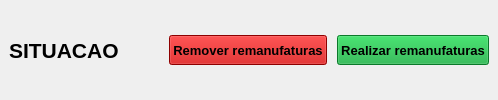
       <widget class="QFrame" name="frame_botoes">
        <layout class="QHBoxLayout" name="frame_buttonsLayout">
         <property name="spacing">
          <number>10</number>
         </property>
         <property name="leftMargin">
          <number>9</number>
         </property>
         <property name="topMargin">
          <number>9</number>
         </property>
         <property name="rightMargin">
          <number>9</number>
         </property>
         <property name="bottomMargin">
          <number>9</number>
         </property>
         <item>
          <widget class="QLabel" name="label_situacao">
           <property name="font">
            <font>
             <pointsize>16</pointsize>
             <weight>75</weight>
             <bold>true</bold>
            </font>
           </property>
           <property name="toolTip">
            <string>Apenas podem ser realizadas remanufaturas na situação &quot;Cadastrada&quot;.
Remanufaturas em outras situações não podem ser alteradas</string>
           </property>
           <property name="toolTipDuration">
            <number>10000</number>
           </property>
           <property name="text">
            <string>SITUACAO</string>
           </property>
          </widget>
         </item>
         <item>
          <spacer name="horizontalSpacer_2">
           <property name="orientation">
            <enum>Qt::Horizontal</enum>
           </property>
           <property name="sizeHint" stdset="0">
            <size>
             <width>40</width>
             <height>20</height>
            </size>
           </property>
          </spacer>
         </item>
         <item>
          <widget class="QPushButton" name="pushButton_limpar">
           <property name="minimumSize">
            <size>
             <width>0</width>
             <height>30</height>
            </size>
           </property>
           <property name="palette">
            <palette>
             <active>
              <colorrole role="WindowText">
               <brush brushstyle="SolidPattern">
                <color alpha="255">
                 <red>0</red>
                 <green>0</green>
                 <blue>0</blue>
                </color>
               </brush>
              </colorrole>
              <colorrole role="Button">
               <brush brushstyle="SolidPattern">
                <color alpha="255">
                 <red>197</red>
                 <green>0</green>
                 <blue>0</blue>
                </color>
               </brush>
              </colorrole>
              <colorrole role="Light">
               <brush brushstyle="SolidPattern">
                <color alpha="255">
                 <red>255</red>
                 <green>40</green>
                 <blue>40</blue>
                </color>
               </brush>
              </colorrole>
              <colorrole role="Midlight">
               <brush brushstyle="SolidPattern">
                <color alpha="255">
                 <red>226</red>
                 <green>20</green>
                 <blue>20</blue>
                </color>
               </brush>
              </colorrole>
              <colorrole role="Dark">
               <brush brushstyle="SolidPattern">
                <color alpha="255">
                 <red>98</red>
                 <green>0</green>
                 <blue>0</blue>
                </color>
               </brush>
              </colorrole>
              <colorrole role="Mid">
               <brush brushstyle="SolidPattern">
                <color alpha="255">
                 <red>131</red>
                 <green>0</green>
                 <blue>0</blue>
                </color>
               </brush>
              </colorrole>
              <colorrole role="Text">
               <brush brushstyle="SolidPattern">
                <color alpha="255">
                 <red>0</red>
                 <green>0</green>
                 <blue>0</blue>
                </color>
               </brush>
              </colorrole>
              <colorrole role="BrightText">
               <brush brushstyle="SolidPattern">
                <color alpha="255">
                 <red>255</red>
                 <green>255</green>
                 <blue>255</blue>
                </color>
               </brush>
              </colorrole>
              <colorrole role="ButtonText">
               <brush brushstyle="SolidPattern">
                <color alpha="255">
                 <red>0</red>
                 <green>0</green>
                 <blue>0</blue>
                </color>
               </brush>
              </colorrole>
              <colorrole role="Base">
               <brush brushstyle="SolidPattern">
                <color alpha="255">
                 <red>255</red>
                 <green>255</green>
                 <blue>255</blue>
                </color>
               </brush>
              </colorrole>
              <colorrole role="Window">
               <brush brushstyle="SolidPattern">
                <color alpha="255">
                 <red>197</red>
                 <green>0</green>
                 <blue>0</blue>
                </color>
               </brush>
              </colorrole>
              <colorrole role="Shadow">
               <brush brushstyle="SolidPattern">
                <color alpha="255">
                 <red>0</red>
                 <green>0</green>
                 <blue>0</blue>
                </color>
               </brush>
              </colorrole>
              <colorrole role="AlternateBase">
               <brush brushstyle="SolidPattern">
                <color alpha="255">
                 <red>226</red>
                 <green>127</green>
                 <blue>127</blue>
                </color>
               </brush>
              </colorrole>
              <colorrole role="ToolTipBase">
               <brush brushstyle="SolidPattern">
                <color alpha="255">
                 <red>255</red>
                 <green>255</green>
                 <blue>220</blue>
                </color>
               </brush>
              </colorrole>
              <colorrole role="ToolTipText">
               <brush brushstyle="SolidPattern">
                <color alpha="255">
                 <red>0</red>
                 <green>0</green>
                 <blue>0</blue>
                </color>
               </brush>
              </colorrole>
              <colorrole role="PlaceholderText">
               <brush brushstyle="SolidPattern">
                <color alpha="128">
                 <red>0</red>
                 <green>0</green>
                 <blue>0</blue>
                </color>
               </brush>
              </colorrole>
             </active>
             <inactive>
              <colorrole role="WindowText">
               <brush brushstyle="SolidPattern">
                <color alpha="255">
                 <red>0</red>
                 <green>0</green>
                 <blue>0</blue>
                </color>
               </brush>
              </colorrole>
              <colorrole role="Button">
               <brush brushstyle="SolidPattern">
                <color alpha="255">
                 <red>197</red>
                 <green>0</green>
                 <blue>0</blue>
                </color>
               </brush>
              </colorrole>
              <colorrole role="Light">
               <brush brushstyle="SolidPattern">
                <color alpha="255">
                 <red>255</red>
                 <green>40</green>
                 <blue>40</blue>
                </color>
               </brush>
              </colorrole>
              <colorrole role="Midlight">
               <brush brushstyle="SolidPattern">
                <color alpha="255">
                 <red>226</red>
                 <green>20</green>
                 <blue>20</blue>
                </color>
               </brush>
              </colorrole>
              <colorrole role="Dark">
               <brush brushstyle="SolidPattern">
                <color alpha="255">
                 <red>98</red>
                 <green>0</green>
                 <blue>0</blue>
                </color>
               </brush>
              </colorrole>
              <colorrole role="Mid">
               <brush brushstyle="SolidPattern">
                <color alpha="255">
                 <red>131</red>
                 <green>0</green>
                 <blue>0</blue>
                </color>
               </brush>
              </colorrole>
              <colorrole role="Text">
               <brush brushstyle="SolidPattern">
                <color alpha="255">
                 <red>0</red>
                 <green>0</green>
                 <blue>0</blue>
                </color>
               </brush>
              </colorrole>
              <colorrole role="BrightText">
               <brush brushstyle="SolidPattern">
                <color alpha="255">
                 <red>255</red>
                 <green>255</green>
                 <blue>255</blue>
                </color>
               </brush>
              </colorrole>
              <colorrole role="ButtonText">
               <brush brushstyle="SolidPattern">
                <color alpha="255">
                 <red>0</red>
                 <green>0</green>
                 <blue>0</blue>
                </color>
               </brush>
              </colorrole>
              <colorrole role="Base">
               <brush brushstyle="SolidPattern">
                <color alpha="255">
                 <red>255</red>
                 <green>255</green>
                 <blue>255</blue>
                </color>
               </brush>
              </colorrole>
              <colorrole role="Window">
               <brush brushstyle="SolidPattern">
                <color alpha="255">
                 <red>197</red>
                 <green>0</green>
                 <blue>0</blue>
                </color>
               </brush>
              </colorrole>
              <colorrole role="Shadow">
               <brush brushstyle="SolidPattern">
                <color alpha="255">
                 <red>0</red>
                 <green>0</green>
                 <blue>0</blue>
                </color>
               </brush>
              </colorrole>
              <colorrole role="AlternateBase">
               <brush brushstyle="SolidPattern">
                <color alpha="255">
                 <red>226</red>
                 <green>127</green>
                 <blue>127</blue>
                </color>
               </brush>
              </colorrole>
              <colorrole role="ToolTipBase">
               <brush brushstyle="SolidPattern">
                <color alpha="255">
                 <red>255</red>
                 <green>255</green>
                 <blue>220</blue>
                </color>
               </brush>
              </colorrole>
              <colorrole role="ToolTipText">
               <brush brushstyle="SolidPattern">
                <color alpha="255">
                 <red>0</red>
                 <green>0</green>
                 <blue>0</blue>
                </color>
               </brush>
              </colorrole>
              <colorrole role="PlaceholderText">
               <brush brushstyle="SolidPattern">
                <color alpha="128">
                 <red>0</red>
                 <green>0</green>
                 <blue>0</blue>
                </color>
               </brush>
              </colorrole>
             </inactive>
             <disabled>
              <colorrole role="WindowText">
               <brush brushstyle="SolidPattern">
                <color alpha="255">
                 <red>98</red>
                 <green>0</green>
                 <blue>0</blue>
                </color>
               </brush>
              </colorrole>
              <colorrole role="Button">
               <brush brushstyle="SolidPattern">
                <color alpha="255">
                 <red>197</red>
                 <green>0</green>
                 <blue>0</blue>
                </color>
               </brush>
              </colorrole>
              <colorrole role="Light">
               <brush brushstyle="SolidPattern">
                <color alpha="255">
                 <red>255</red>
                 <green>40</green>
                 <blue>40</blue>
                </color>
               </brush>
              </colorrole>
              <colorrole role="Midlight">
               <brush brushstyle="SolidPattern">
                <color alpha="255">
                 <red>226</red>
                 <green>20</green>
                 <blue>20</blue>
                </color>
               </brush>
              </colorrole>
              <colorrole role="Dark">
               <brush brushstyle="SolidPattern">
                <color alpha="255">
                 <red>98</red>
                 <green>0</green>
                 <blue>0</blue>
                </color>
               </brush>
              </colorrole>
              <colorrole role="Mid">
               <brush brushstyle="SolidPattern">
                <color alpha="255">
                 <red>131</red>
                 <green>0</green>
                 <blue>0</blue>
                </color>
               </brush>
              </colorrole>
              <colorrole role="Text">
               <brush brushstyle="SolidPattern">
                <color alpha="255">
                 <red>98</red>
                 <green>0</green>
                 <blue>0</blue>
                </color>
               </brush>
              </colorrole>
              <colorrole role="BrightText">
               <brush brushstyle="SolidPattern">
                <color alpha="255">
                 <red>255</red>
                 <green>255</green>
                 <blue>255</blue>
                </color>
               </brush>
              </colorrole>
              <colorrole role="ButtonText">
               <brush brushstyle="SolidPattern">
                <color alpha="255">
                 <red>98</red>
                 <green>0</green>
                 <blue>0</blue>
                </color>
               </brush>
              </colorrole>
              <colorrole role="Base">
               <brush brushstyle="SolidPattern">
                <color alpha="255">
                 <red>197</red>
                 <green>0</green>
                 <blue>0</blue>
                </color>
               </brush>
              </colorrole>
              <colorrole role="Window">
               <brush brushstyle="SolidPattern">
                <color alpha="255">
                 <red>197</red>
                 <green>0</green>
                 <blue>0</blue>
                </color>
               </brush>
              </colorrole>
              <colorrole role="Shadow">
               <brush brushstyle="SolidPattern">
                <color alpha="255">
                 <red>0</red>
                 <green>0</green>
                 <blue>0</blue>
                </color>
               </brush>
              </colorrole>
              <colorrole role="AlternateBase">
               <brush brushstyle="SolidPattern">
                <color alpha="255">
                 <red>197</red>
                 <green>0</green>
                 <blue>0</blue>
                </color>
               </brush>
              </colorrole>
              <colorrole role="ToolTipBase">
               <brush brushstyle="SolidPattern">
                <color alpha="255">
                 <red>255</red>
                 <green>255</green>
                 <blue>220</blue>
                </color>
               </brush>
              </colorrole>
              <colorrole role="ToolTipText">
               <brush brushstyle="SolidPattern">
                <color alpha="255">
                 <red>0</red>
                 <green>0</green>
                 <blue>0</blue>
                </color>
               </brush>
              </colorrole>
              <colorrole role="PlaceholderText">
               <brush brushstyle="SolidPattern">
                <color alpha="128">
                 <red>0</red>
                 <green>0</green>
                 <blue>0</blue>
                </color>
               </brush>
              </colorrole>
             </disabled>
            </palette>
           </property>
           <property name="font">
            <font>
             <pointsize>10</pointsize>
             <weight>75</weight>
             <bold>true</bold>
            </font>
           </property>
           <property name="text">
            <string>Remover remanufaturas</string>
           </property>
           <property name="iconSize">
            <size>
             <width>22</width>
             <height>22</height>
            </size>
           </property>
          </widget>
         </item>
         <item>
          <widget class="QPushButton" name="pushButton_realizar">
           <property name="minimumSize">
            <size>
             <width>0</width>
             <height>30</height>
            </size>
           </property>
           <property name="palette">
            <palette>
             <active>
              <colorrole role="WindowText">
               <brush brushstyle="SolidPattern">
                <color alpha="255">
                 <red>0</red>
                 <green>0</green>
                 <blue>0</blue>
                </color>
               </brush>
              </colorrole>
              <colorrole role="Button">
               <brush brushstyle="SolidPattern">
                <color alpha="255">
                 <red>16</red>
                 <green>170</green>
                 <blue>59</blue>
                </color>
               </brush>
              </colorrole>
              <colorrole role="Light">
               <brush brushstyle="SolidPattern">
                <color alpha="255">
                 <red>24</red>
                 <green>255</green>
                 <blue>88</blue>
                </color>
               </brush>
              </colorrole>
              <colorrole role="Midlight">
               <brush brushstyle="SolidPattern">
                <color alpha="255">
                 <red>20</red>
                 <green>212</green>
                 <blue>73</blue>
                </color>
               </brush>
              </colorrole>
              <colorrole role="Dark">
               <brush brushstyle="SolidPattern">
                <color alpha="255">
                 <red>8</red>
                 <green>85</green>
                 <blue>29</blue>
                </color>
               </brush>
              </colorrole>
              <colorrole role="Mid">
               <brush brushstyle="SolidPattern">
                <color alpha="255">
                 <red>10</red>
                 <green>113</green>
                 <blue>39</blue>
                </color>
               </brush>
              </colorrole>
              <colorrole role="Text">
               <brush brushstyle="SolidPattern">
                <color alpha="255">
                 <red>0</red>
                 <green>0</green>
                 <blue>0</blue>
                </color>
               </brush>
              </colorrole>
              <colorrole role="BrightText">
               <brush brushstyle="SolidPattern">
                <color alpha="255">
                 <red>255</red>
                 <green>255</green>
                 <blue>255</blue>
                </color>
               </brush>
              </colorrole>
              <colorrole role="ButtonText">
               <brush brushstyle="SolidPattern">
                <color alpha="255">
                 <red>0</red>
                 <green>0</green>
                 <blue>0</blue>
                </color>
               </brush>
              </colorrole>
              <colorrole role="Base">
               <brush brushstyle="SolidPattern">
                <color alpha="255">
                 <red>255</red>
                 <green>255</green>
                 <blue>255</blue>
                </color>
               </brush>
              </colorrole>
              <colorrole role="Window">
               <brush brushstyle="SolidPattern">
                <color alpha="255">
                 <red>16</red>
                 <green>170</green>
                 <blue>59</blue>
                </color>
               </brush>
              </colorrole>
              <colorrole role="Shadow">
               <brush brushstyle="SolidPattern">
                <color alpha="255">
                 <red>0</red>
                 <green>0</green>
                 <blue>0</blue>
                </color>
               </brush>
              </colorrole>
              <colorrole role="AlternateBase">
               <brush brushstyle="SolidPattern">
                <color alpha="255">
                 <red>135</red>
                 <green>212</green>
                 <blue>157</blue>
                </color>
               </brush>
              </colorrole>
              <colorrole role="ToolTipBase">
               <brush brushstyle="SolidPattern">
                <color alpha="255">
                 <red>255</red>
                 <green>255</green>
                 <blue>220</blue>
                </color>
               </brush>
              </colorrole>
              <colorrole role="ToolTipText">
               <brush brushstyle="SolidPattern">
                <color alpha="255">
                 <red>0</red>
                 <green>0</green>
                 <blue>0</blue>
                </color>
               </brush>
              </colorrole>
              <colorrole role="PlaceholderText">
               <brush brushstyle="SolidPattern">
                <color alpha="128">
                 <red>0</red>
                 <green>0</green>
                 <blue>0</blue>
                </color>
               </brush>
              </colorrole>
             </active>
             <inactive>
              <colorrole role="WindowText">
               <brush brushstyle="SolidPattern">
                <color alpha="255">
                 <red>0</red>
                 <green>0</green>
                 <blue>0</blue>
                </color>
               </brush>
              </colorrole>
              <colorrole role="Button">
               <brush brushstyle="SolidPattern">
                <color alpha="255">
                 <red>16</red>
                 <green>170</green>
                 <blue>59</blue>
                </color>
               </brush>
              </colorrole>
              <colorrole role="Light">
               <brush brushstyle="SolidPattern">
                <color alpha="255">
                 <red>24</red>
                 <green>255</green>
                 <blue>88</blue>
                </color>
               </brush>
              </colorrole>
              <colorrole role="Midlight">
               <brush brushstyle="SolidPattern">
                <color alpha="255">
                 <red>20</red>
                 <green>212</green>
                 <blue>73</blue>
                </color>
               </brush>
              </colorrole>
              <colorrole role="Dark">
               <brush brushstyle="SolidPattern">
                <color alpha="255">
                 <red>8</red>
                 <green>85</green>
                 <blue>29</blue>
                </color>
               </brush>
              </colorrole>
              <colorrole role="Mid">
               <brush brushstyle="SolidPattern">
                <color alpha="255">
                 <red>10</red>
                 <green>113</green>
                 <blue>39</blue>
                </color>
               </brush>
              </colorrole>
              <colorrole role="Text">
               <brush brushstyle="SolidPattern">
                <color alpha="255">
                 <red>0</red>
                 <green>0</green>
                 <blue>0</blue>
                </color>
               </brush>
              </colorrole>
              <colorrole role="BrightText">
               <brush brushstyle="SolidPattern">
                <color alpha="255">
                 <red>255</red>
                 <green>255</green>
                 <blue>255</blue>
                </color>
               </brush>
              </colorrole>
              <colorrole role="ButtonText">
               <brush brushstyle="SolidPattern">
                <color alpha="255">
                 <red>0</red>
                 <green>0</green>
                 <blue>0</blue>
                </color>
               </brush>
              </colorrole>
              <colorrole role="Base">
               <brush brushstyle="SolidPattern">
                <color alpha="255">
                 <red>255</red>
                 <green>255</green>
                 <blue>255</blue>
                </color>
               </brush>
              </colorrole>
              <colorrole role="Window">
               <brush brushstyle="SolidPattern">
                <color alpha="255">
                 <red>16</red>
                 <green>170</green>
                 <blue>59</blue>
                </color>
               </brush>
              </colorrole>
              <colorrole role="Shadow">
               <brush brushstyle="SolidPattern">
                <color alpha="255">
                 <red>0</red>
                 <green>0</green>
                 <blue>0</blue>
                </color>
               </brush>
              </colorrole>
              <colorrole role="AlternateBase">
               <brush brushstyle="SolidPattern">
                <color alpha="255">
                 <red>135</red>
                 <green>212</green>
                 <blue>157</blue>
                </color>
               </brush>
              </colorrole>
              <colorrole role="ToolTipBase">
               <brush brushstyle="SolidPattern">
                <color alpha="255">
                 <red>255</red>
                 <green>255</green>
                 <blue>220</blue>
                </color>
               </brush>
              </colorrole>
              <colorrole role="ToolTipText">
               <brush brushstyle="SolidPattern">
                <color alpha="255">
                 <red>0</red>
                 <green>0</green>
                 <blue>0</blue>
                </color>
               </brush>
              </colorrole>
              <colorrole role="PlaceholderText">
               <brush brushstyle="SolidPattern">
                <color alpha="128">
                 <red>0</red>
                 <green>0</green>
                 <blue>0</blue>
                </color>
               </brush>
              </colorrole>
             </inactive>
             <disabled>
              <colorrole role="WindowText">
               <brush brushstyle="SolidPattern">
                <color alpha="255">
                 <red>8</red>
                 <green>85</green>
                 <blue>29</blue>
                </color>
               </brush>
              </colorrole>
              <colorrole role="Button">
               <brush brushstyle="SolidPattern">
                <color alpha="255">
                 <red>16</red>
                 <green>170</green>
                 <blue>59</blue>
                </color>
               </brush>
              </colorrole>
              <colorrole role="Light">
               <brush brushstyle="SolidPattern">
                <color alpha="255">
                 <red>24</red>
                 <green>255</green>
                 <blue>88</blue>
                </color>
               </brush>
              </colorrole>
              <colorrole role="Midlight">
               <brush brushstyle="SolidPattern">
                <color alpha="255">
                 <red>20</red>
                 <green>212</green>
                 <blue>73</blue>
                </color>
               </brush>
              </colorrole>
              <colorrole role="Dark">
               <brush brushstyle="SolidPattern">
                <color alpha="255">
                 <red>8</red>
                 <green>85</green>
                 <blue>29</blue>
                </color>
               </brush>
              </colorrole>
              <colorrole role="Mid">
               <brush brushstyle="SolidPattern">
                <color alpha="255">
                 <red>10</red>
                 <green>113</green>
                 <blue>39</blue>
                </color>
               </brush>
              </colorrole>
              <colorrole role="Text">
               <brush brushstyle="SolidPattern">
                <color alpha="255">
                 <red>8</red>
                 <green>85</green>
                 <blue>29</blue>
                </color>
               </brush>
              </colorrole>
              <colorrole role="BrightText">
               <brush brushstyle="SolidPattern">
                <color alpha="255">
                 <red>255</red>
                 <green>255</green>
                 <blue>255</blue>
                </color>
               </brush>
              </colorrole>
              <colorrole role="ButtonText">
               <brush brushstyle="SolidPattern">
                <color alpha="255">
                 <red>8</red>
                 <green>85</green>
                 <blue>29</blue>
                </color>
               </brush>
              </colorrole>
              <colorrole role="Base">
               <brush brushstyle="SolidPattern">
                <color alpha="255">
                 <red>16</red>
                 <green>170</green>
                 <blue>59</blue>
                </color>
               </brush>
              </colorrole>
              <colorrole role="Window">
               <brush brushstyle="SolidPattern">
                <color alpha="255">
                 <red>16</red>
                 <green>170</green>
                 <blue>59</blue>
                </color>
               </brush>
              </colorrole>
              <colorrole role="Shadow">
               <brush brushstyle="SolidPattern">
                <color alpha="255">
                 <red>0</red>
                 <green>0</green>
                 <blue>0</blue>
                </color>
               </brush>
              </colorrole>
              <colorrole role="AlternateBase">
               <brush brushstyle="SolidPattern">
                <color alpha="255">
                 <red>16</red>
                 <green>170</green>
                 <blue>59</blue>
                </color>
               </brush>
              </colorrole>
              <colorrole role="ToolTipBase">
               <brush brushstyle="SolidPattern">
                <color alpha="255">
                 <red>255</red>
                 <green>255</green>
                 <blue>220</blue>
                </color>
               </brush>
              </colorrole>
              <colorrole role="ToolTipText">
               <brush brushstyle="SolidPattern">
                <color alpha="255">
                 <red>0</red>
                 <green>0</green>
                 <blue>0</blue>
                </color>
               </brush>
              </colorrole>
              <colorrole role="PlaceholderText">
               <brush brushstyle="SolidPattern">
                <color alpha="128">
                 <red>0</red>
                 <green>0</green>
                 <blue>0</blue>
                </color>
               </brush>
              </colorrole>
             </disabled>
            </palette>
           </property>
           <property name="font">
            <font>
             <pointsize>10</pointsize>
             <weight>75</weight>
             <bold>true</bold>
            </font>
           </property>
           <property name="text">
            <string>Realizar remanufaturas</string>
           </property>
           <property name="iconSize">
            <size>
             <width>22</width>
             <height>22</height>
            </size>
           </property>
          </widget>
         </item>
        </layout>
       </widget>
